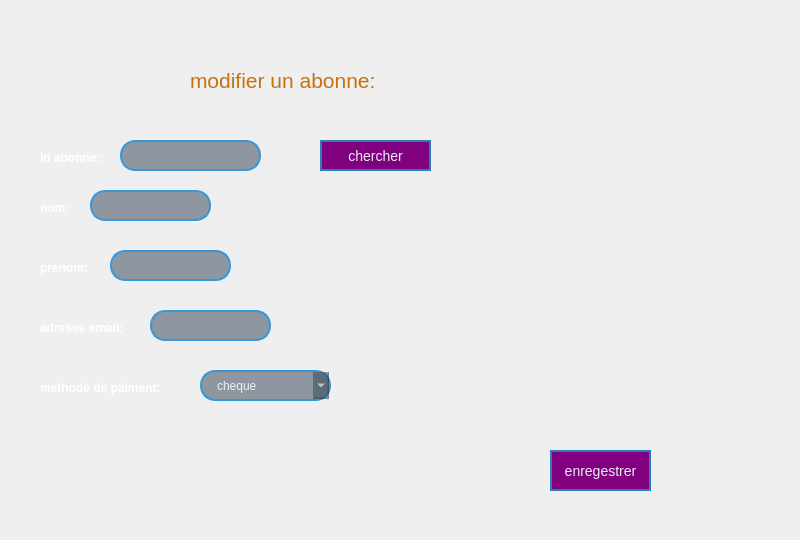
    <widget class="QWidget" name="tab_3">
     <attribute name="title">
      <string>modifier</string>
     </attribute>
     <widget class="QLabel" name="label_11">
      <property name="geometry">
       <rect>
        <x>10</x>
        <y>10</y>
        <width>781</width>
        <height>521</height>
       </rect>
      </property>
      <property name="styleSheet">
       <string notr="true">QLineEdit {
    border: 2px solid #3498db; /* Bordure bleue */
    border-radius: 15px; /* Coins arrondis plus prononcés */
    padding: 5px 15px; /* Espacement interne */
    background-color: rgba(44, 62, 80, 0.5); /* Fond bleu foncé avec plus de transparence */
    selection-background-color: #2980b9; /* Couleur de fond de la sélection */
    color: #ecf0f1; /* Couleur du texte */
}

QLineEdit:focus {
    border: 2px solid #2980b9; /* Bordure bleue plus foncée pendant le focus */
    color: #ecf0f1; /* Couleur du texte pendant le focus */
    outline: none; /* Supprimer l'effet de soulignement bleu sur le focus */
    box-shadow: 0 0 10px rgba(41, 128, 185, 0.7); /* Légère ombre lorsqu'en focus */
}

QLineEdit::hover {
    background-color: rgba(52, 73, 94, 0.7); /* Fond bleu foncé plus clair avec plus de transparence lorsqu'il est survolé */
}

QLineEdit::disabled {
    color: #bdc3c7; /* Couleur du texte lorsque désactivé */
    background-color: rgba(52, 73, 94, 0.4); /* Fond bleu foncé avec plus de transparence lorsqu'il est désactivé */
    border: 2px solid #566573; /* Bordure gris foncé lorsqu'il est désactivé */
}

QLineEdit::placeholder {
    color: #bdc3c7; /* Couleur du texte de l'espace réservé */
}
</string>
      </property>
      <property name="text">
       <string/>
      </property>
      <property name="pixmap">
       <pixmap>../../../../Downloads/cHJpdmF0ZS9sci9pbWFnZXMvd2Vic2l0ZS8yMDIzLTA4L3Jhd3BpeGVsX29mZmljZV8zMF9hbl9hYnN0cmFjdF92aXN1YWxpemF0aW9uX29mX2FfYmxvY2tjaGFpbl9uZV80ZWIwODVmNC0yODFlLTRkYTMtYjdlMS00MmY1ZTFkMDkyM2VfMS5qcGc.jpg</pixmap>
      </property>
     </widget>
     <widget class="QLabel" name="label_12">
      <property name="geometry">
       <rect>
        <x>190</x>
        <y>40</y>
        <width>311</width>
        <height>81</height>
       </rect>
      </property>
      <property name="styleSheet">
       <string notr="true">font-size: 16pt;
font-family: &quot;MS Serif&quot;;
color: rgb(200, 113, 13);</string>
      </property>
      <property name="text">
       <string>modifier un abonne:</string>
      </property>
     </widget>
     <widget class="QLabel" name="label_13">
      <property name="geometry">
       <rect>
        <x>40</x>
        <y>150</y>
        <width>101</width>
        <height>16</height>
       </rect>
      </property>
      <property name="styleSheet">
       <string notr="true">color: rgb(255, 255, 255);
font: 75 10pt &quot;MS Serif&quot;;
font-weight : Bold
</string>
      </property>
      <property name="text">
       <string>id abonne:</string>
      </property>
     </widget>
     <widget class="QLabel" name="label_14">
      <property name="geometry">
       <rect>
        <x>40</x>
        <y>200</y>
        <width>56</width>
        <height>16</height>
       </rect>
      </property>
      <property name="styleSheet">
       <string notr="true">color: rgb(255, 255, 255);
font: 75 10pt &quot;MS Serif&quot;;
font-weight : Bold</string>
      </property>
      <property name="text">
       <string>nom:</string>
      </property>
     </widget>
     <widget class="QLabel" name="label_15">
      <property name="geometry">
       <rect>
        <x>40</x>
        <y>260</y>
        <width>71</width>
        <height>16</height>
       </rect>
      </property>
      <property name="styleSheet">
       <string notr="true">color: rgb(255, 255, 255);
font: 75 10pt &quot;MS Serif&quot;;
font-weight : Bold</string>
      </property>
      <property name="text">
       <string>prenom:</string>
      </property>
     </widget>
     <widget class="QLabel" name="label_16">
      <property name="geometry">
       <rect>
        <x>40</x>
        <y>320</y>
        <width>141</width>
        <height>16</height>
       </rect>
      </property>
      <property name="styleSheet">
       <string notr="true">color: rgb(255, 255, 255);
font: 75 10pt &quot;MS Serif&quot;;
font-weight : Bold</string>
      </property>
      <property name="text">
       <string>adresse email:</string>
      </property>
     </widget>
     <widget class="QLabel" name="label_17">
      <property name="geometry">
       <rect>
        <x>40</x>
        <y>380</y>
        <width>161</width>
        <height>16</height>
       </rect>
      </property>
      <property name="styleSheet">
       <string notr="true">color: rgb(255, 255, 255);
font: 75 10pt &quot;MS Serif&quot;;
font-weight : Bold</string>
      </property>
      <property name="text">
       <string>methode de paiment:</string>
      </property>
     </widget>
     <widget class="QComboBox" name="comboBox_2">
      <property name="geometry">
       <rect>
        <x>200</x>
        <y>370</y>
        <width>131</width>
        <height>31</height>
       </rect>
      </property>
      <property name="styleSheet">
       <string notr="true">QComboBox {
    border: 2px solid #3498db; /* Bordure bleue */
    border-radius: 15px; /* Coins arrondis plus prononcés */
    padding: 5px 15px; /* Espacement interne */
    background-color: rgba(44, 62, 80, 0.5); /* Fond bleu foncé avec plus de transparence */
    selection-background-color: #2980b9; /* Couleur de fond de la sélection */
    color: #ecf0f1; /* Couleur du texte */
}

QComboBox:focus {
    border: 2px solid #2980b9; /* Bordure bleue plus foncée pendant le focus */
    color: #ecf0f1; /* Couleur du texte pendant le focus */
    outline: none; /* Supprimer l'effet de soulignement bleu sur le focus */
    box-shadow: 0 0 10px rgba(41, 128, 185, 0.7); /* Légère ombre lorsqu'en focus */
}

QComboBox::hover {
    background-color: rgba(52, 73, 94, 0.7); /* Fond bleu foncé plus clair avec plus de transparence lorsqu'il est survolé */
}

QComboBox::disabled {
    color: #bdc3c7; /* Couleur du texte lorsque désactivé */
    background-color: rgba(52, 73, 94, 0.4); /* Fond bleu foncé avec plus de transparence lorsqu'il est désactivé */
    border: 2px solid #566573; /* Bordure gris foncé lorsqu'il est désactivé */
}

QComboBox::placeholder {
    color: #bdc3c7; /* Couleur du texte de l'espace réservé */
}
</string>
      </property>
      <item>
       <property name="text">
        <string>cheque</string>
       </property>
      </item>
      <item>
       <property name="text">
        <string>espece</string>
       </property>
      </item>
      <item>
       <property name="text">
        <string>credit-card</string>
       </property>
      </item>
     </widget>
     <widget class="QLineEdit" name="lineEdit_5">
      <property name="geometry">
       <rect>
        <x>120</x>
        <y>140</y>
        <width>141</width>
        <height>31</height>
       </rect>
      </property>
      <property name="styleSheet">
       <string notr="true">QLineEdit {
    border: 2px solid #3498db; /* Bordure bleue */
    border-radius: 15px; /* Coins arrondis plus prononcés */
    padding: 5px 15px; /* Espacement interne */
    background-color: rgba(44, 62, 80, 0.5); /* Fond bleu foncé avec plus de transparence */
    selection-background-color: #2980b9; /* Couleur de fond de la sélection */
    color: #ecf0f1; /* Couleur du texte */
}

QLineEdit:focus {
    border: 2px solid #2980b9; /* Bordure bleue plus foncée pendant le focus */
    color: #ecf0f1; /* Couleur du texte pendant le focus */
    outline: none; /* Supprimer l'effet de soulignement bleu sur le focus */
    box-shadow: 0 0 10px rgba(41, 128, 185, 0.7); /* Légère ombre lorsqu'en focus */
}

QLineEdit::hover {
    background-color: rgba(52, 73, 94, 0.7); /* Fond bleu foncé plus clair avec plus de transparence lorsqu'il est survolé */
}

QLineEdit::disabled {
    color: #bdc3c7; /* Couleur du texte lorsque désactivé */
    background-color: rgba(52, 73, 94, 0.4); /* Fond bleu foncé avec plus de transparence lorsqu'il est désactivé */
    border: 2px solid #566573; /* Bordure gris foncé lorsqu'il est désactivé */
}

QLineEdit::placeholder {
    color: #bdc3c7; /* Couleur du texte de l'espace réservé */
}
</string>
      </property>
     </widget>
     <widget class="QLineEdit" name="lineEdit_6">
      <property name="geometry">
       <rect>
        <x>90</x>
        <y>190</y>
        <width>121</width>
        <height>31</height>
       </rect>
      </property>
      <property name="styleSheet">
       <string notr="true">QLineEdit {
    border: 2px solid #3498db; /* Bordure bleue */
    border-radius: 15px; /* Coins arrondis plus prononcés */
    padding: 5px 15px; /* Espacement interne */
    background-color: rgba(44, 62, 80, 0.5); /* Fond bleu foncé avec plus de transparence */
    selection-background-color: #2980b9; /* Couleur de fond de la sélection */
    color: #ecf0f1; /* Couleur du texte */
}

QLineEdit:focus {
    border: 2px solid #2980b9; /* Bordure bleue plus foncée pendant le focus */
    color: #ecf0f1; /* Couleur du texte pendant le focus */
    outline: none; /* Supprimer l'effet de soulignement bleu sur le focus */
    box-shadow: 0 0 10px rgba(41, 128, 185, 0.7); /* Légère ombre lorsqu'en focus */
}

QLineEdit::hover {
    background-color: rgba(52, 73, 94, 0.7); /* Fond bleu foncé plus clair avec plus de transparence lorsqu'il est survolé */
}

QLineEdit::disabled {
    color: #bdc3c7; /* Couleur du texte lorsque désactivé */
    background-color: rgba(52, 73, 94, 0.4); /* Fond bleu foncé avec plus de transparence lorsqu'il est désactivé */
    border: 2px solid #566573; /* Bordure gris foncé lorsqu'il est désactivé */
}

QLineEdit::placeholder {
    color: #bdc3c7; /* Couleur du texte de l'espace réservé */
}
</string>
      </property>
     </widget>
     <widget class="QLineEdit" name="lineEdit_7">
      <property name="geometry">
       <rect>
        <x>110</x>
        <y>250</y>
        <width>121</width>
        <height>31</height>
       </rect>
      </property>
      <property name="styleSheet">
       <string notr="true">QLineEdit {
    border: 2px solid #3498db; /* Bordure bleue */
    border-radius: 15px; /* Coins arrondis plus prononcés */
    padding: 5px 15px; /* Espacement interne */
    background-color: rgba(44, 62, 80, 0.5); /* Fond bleu foncé avec plus de transparence */
    selection-background-color: #2980b9; /* Couleur de fond de la sélection */
    color: #ecf0f1; /* Couleur du texte */
}

QLineEdit:focus {
    border: 2px solid #2980b9; /* Bordure bleue plus foncée pendant le focus */
    color: #ecf0f1; /* Couleur du texte pendant le focus */
    outline: none; /* Supprimer l'effet de soulignement bleu sur le focus */
    box-shadow: 0 0 10px rgba(41, 128, 185, 0.7); /* Légère ombre lorsqu'en focus */
}

QLineEdit::hover {
    background-color: rgba(52, 73, 94, 0.7); /* Fond bleu foncé plus clair avec plus de transparence lorsqu'il est survolé */
}

QLineEdit::disabled {
    color: #bdc3c7; /* Couleur du texte lorsque désactivé */
    background-color: rgba(52, 73, 94, 0.4); /* Fond bleu foncé avec plus de transparence lorsqu'il est désactivé */
    border: 2px solid #566573; /* Bordure gris foncé lorsqu'il est désactivé */
}

QLineEdit::placeholder {
    color: #bdc3c7; /* Couleur du texte de l'espace réservé */
}
</string>
      </property>
     </widget>
     <widget class="QLineEdit" name="lineEdit_8">
      <property name="geometry">
       <rect>
        <x>150</x>
        <y>310</y>
        <width>121</width>
        <height>31</height>
       </rect>
      </property>
      <property name="styleSheet">
       <string notr="true">QLineEdit {
    border: 2px solid #3498db; /* Bordure bleue */
    border-radius: 15px; /* Coins arrondis plus prononcés */
    padding: 5px 15px; /* Espacement interne */
    background-color: rgba(44, 62, 80, 0.5); /* Fond bleu foncé avec plus de transparence */
    selection-background-color: #2980b9; /* Couleur de fond de la sélection */
    color: #ecf0f1; /* Couleur du texte */
}

QLineEdit:focus {
    border: 2px solid #2980b9; /* Bordure bleue plus foncée pendant le focus */
    color: #ecf0f1; /* Couleur du texte pendant le focus */
    outline: none; /* Supprimer l'effet de soulignement bleu sur le focus */
    box-shadow: 0 0 10px rgba(41, 128, 185, 0.7); /* Légère ombre lorsqu'en focus */
}

QLineEdit::hover {
    background-color: rgba(52, 73, 94, 0.7); /* Fond bleu foncé plus clair avec plus de transparence lorsqu'il est survolé */
}

QLineEdit::disabled {
    color: #bdc3c7; /* Couleur du texte lorsque désactivé */
    background-color: rgba(52, 73, 94, 0.4); /* Fond bleu foncé avec plus de transparence lorsqu'il est désactivé */
    border: 2px solid #566573; /* Bordure gris foncé lorsqu'il est désactivé */
}

QLineEdit::placeholder {
    color: #bdc3c7; /* Couleur du texte de l'espace réservé */
}
</string>
      </property>
     </widget>
     <widget class="QPushButton" name="pushButton_8">
      <property name="geometry">
       <rect>
        <x>320</x>
        <y>140</y>
        <width>111</width>
        <height>31</height>
       </rect>
      </property>
      <property name="styleSheet">
       <string notr="true">/* Style pour tous les boutons dans l'interface utilisateur */
QPushButton {
    font-size: 14px; /* Ajoutez un point-virgule ici */
    background-color: purple; /* Couleur de fond mauve par défaut */
    border: 2px solid #2980b9; /* Bordure bleue plus foncée par défaut */
    color: #ecf0f1; /* Couleur du texte par défaut */
}

/* Style pour tous les boutons en état survolé */
QPushButton:hover {
    font-size: 14px; /* Ajoutez un point-virgule ici */
    background-color: red; /* Couleur de fond blanche lorsqu'il est survolé */
    border: 2px solid #3498db; /* Bordure bleue lorsqu'il est survolé */
}

/* Style pour tous les boutons en état pressé (cliqué) */
QPushButton:pressed {
    font-size: 14px; /* Ajoutez un point-virgule ici */
    background-color: red; /* Couleur de fond rouge lorsqu'il est pressé */
    border: 2px solid #2980b9; /* Bordure bleue plus foncée lorsqu'il est pressé */
}

</string>
      </property>
      <property name="text">
       <string>chercher</string>
      </property>
     </widget>
     <widget class="QPushButton" name="pushButton_9">
      <property name="geometry">
       <rect>
        <x>550</x>
        <y>450</y>
        <width>101</width>
        <height>41</height>
       </rect>
      </property>
      <property name="styleSheet">
       <string notr="true">/* Style pour tous les boutons dans l'interface utilisateur */
QPushButton {
    font-size: 14px; /* Ajoutez un point-virgule ici */
    background-color: purple; /* Couleur de fond mauve par défaut */
    border: 2px solid #2980b9; /* Bordure bleue plus foncée par défaut */
    color: #ecf0f1; /* Couleur du texte par défaut */
}

/* Style pour tous les boutons en état survolé */
QPushButton:hover {
    font-size: 14px; /* Ajoutez un point-virgule ici */
    background-color: red; /* Couleur de fond blanche lorsqu'il est survolé */
    border: 2px solid #3498db; /* Bordure bleue lorsqu'il est survolé */
}

/* Style pour tous les boutons en état pressé (cliqué) */
QPushButton:pressed {
    font-size: 14px; /* Ajoutez un point-virgule ici */
    background-color: red; /* Couleur de fond rouge lorsqu'il est pressé */
    border: 2px solid #2980b9; /* Bordure bleue plus foncée lorsqu'il est pressé */
}

</string>
      </property>
      <property name="text">
       <string>enregestrer</string>
      </property>
     </widget>
    </widget>
